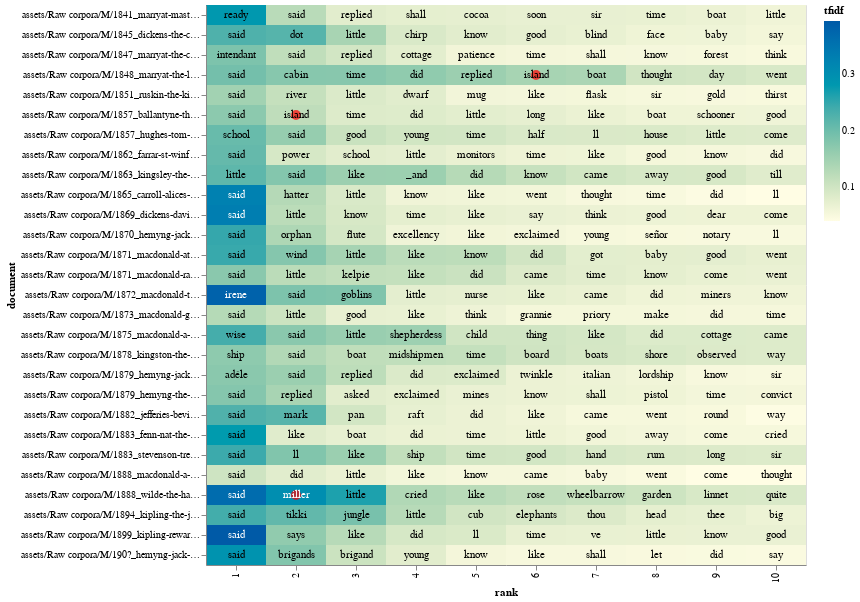

Notebook code for this chart:
### Code cell
tfidf_heatmapx(top_tfidf, f_male_related_words, False)

### Figure 1 — Vega-Lite specification as saved in the notebook (floating-point values rounded to 4 significant figures; data arrays with more than 128 entries replaced by an {"elided": "..."} marker saying what was removed)
{"config": {"view": {"continuousWidth": 400, "continuousHeight": 300}}, "layer": [{"mark": "rect", "encoding": {"color": {"field": "tfidf", "scale": {"range": ["#FFFDE4", "#005AA7"]}, "type": "quantitative"}, "x": {"field": "rank", "type": "ordinal"}, "y": {"field": "document", "type": "nominal"}}, "transform": [{"window": [{"op": "rank", "field": "", "as": "rank"}], "groupby": ["document"], "sort": [{"field": "tfidf", "order": "descending"}]}]}, {"mark": {"type": "circle", "size": 100}, "encoding": {"color": {"condition": {"value": "red", "test": {"field": "term", "oneOf": ["rowe", "viscount", "melchior", "buller", "cedric", "barge", "roger", "hero", "cheap", "lifted", "public", "skin", "miller", "island", "knife", "companion", "whiskerandos", "business", "mill", "gray", "bill", "whip", "rein", "tutor", "plain", "childe", "liberality", "lace", "knitting", "amelia's", "frock", "charity", "shawl", "bonnet", "madam", "maid", "dress", "silk", "doll", "faded", "marry", "bitterly", "she will", "arrival", "tidy", "married", "cushion", "childe", "liberality", "lace", "knitting", "amelia's", "frock", "charity", "shawl", "bonnet", "madam", "maid", "dress", "silk", "doll", "faded", "marry", "bitterly", "she will", "arrival", "tidy", "married", "cushion"]}}, "value": "#FFFFFF00"}, "x": {"field": "rank", "type": "ordinal"}, "y": {"field": "document", "type": "nominal"}}, "transform": [{"window": [{"op": "rank", "field": "", "as": "rank"}], "groupby": ["document"], "sort": [{"field": "tfidf", "order": "descending"}]}]}, {"mark": {"type": "text", "baseline": "middle"}, "encoding": {"color": {"condition": {"value": "white", "test": "(datum.tfidf >= 0.3)"}, "value": "black"}, "text": {"field": "term", "type": "nominal"}, "x": {"field": "rank", "type": "ordinal"}, "y": {"field": "document", "type": "nominal"}}, "transform": [{"window": [{"op": "rank", "field": "", "as": "rank"}], "groupby": ["document"], "sort": [{"field": "tfidf", "order": "descending"}]}]}], "data": {"name": "data-a2542aa93300da6013b1a43ef4f2a7e6"}, "width": 600, "$schema": "https://vega.github.io/schema/vega-lite/v4.17.0.json", "datasets": {"data-a2542aa93300da6013b1a43ef4f2a7e6": {"elided": "280 records"}}}
